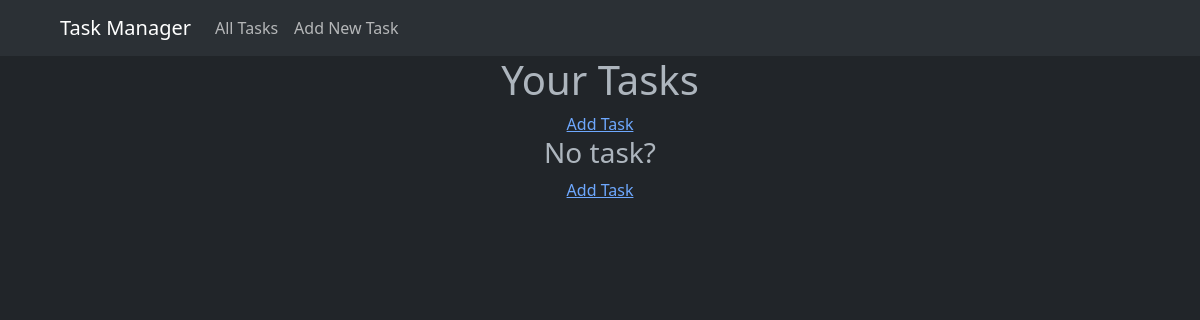
/task-manager/, run on an earlier commit of the app's database.
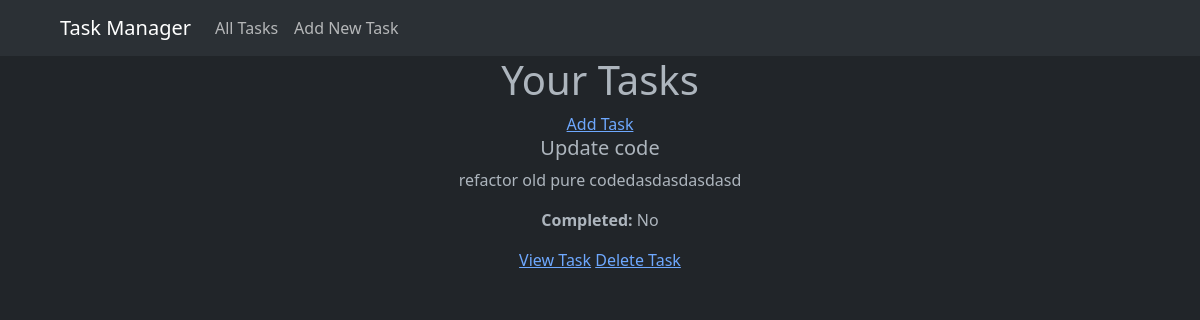
And on a later commit of the database.
### taskmanager/models.py (models this page shows)
class Task(models.Model):
    title = models.CharField(max_length=200)
    description = models.TextField()
    completed = models.BooleanField(default=False)
    created_at = models.DateTimeField(auto_now_add=True)

### taskmanager/views.py (the view)
# urls.py: path('', TaskListView.as_view(), name='task_list'),
class TaskListView(ListView):
    model = Task
    template_name = 'taskmanager/task_list.html'
    context_object_name = 'tasks'

### taskmanager/templates/taskmanager/task_list.html
{% extends 'base.html' %}
{% block content %}
    <center>
    <h1>Your Tasks</h1>
        <a href="{% url 'task_create' %}">Add Task</a>
        {% for task in tasks %}
            <div>
                <h5>{{ task.title }}</h5>
                <p>{{ task.description }}</p>
            <p>
                <strong>Completed:</strong>
                {% if task.completed %} Yes {% else %} No {% endif %}
            </p>
                <a href="{% url 'task_detail' task.pk %}">View Task</a>
                <a href="{% url 'task_delete' task.pk %}">Delete Task</a>
            </div>
            {% empty %}
            <h3>No task?</h3>
            <a href="{% url 'task_create' %}">Add Task</a>
        {% endfor %}
    </center>
{% endblock %}

### templates/base.html (shortened to what this page needs)
<!DOCTYPE html>
<html lang="en">
<head>
    <link href="https://cdn.jsdelivr.net/npm/bootstrap@5.3.0/dist/css/bootstrap.min.css" rel="stylesheet">
</head>
<body data-bs-theme="dark">
    <nav class="navbar navbar-expand-lg bg-body-tertiary">
        <div class="container-fluid mx-5">
          <a class="navbar-brand" href="{% url 'task_list' %}">Task Manager</a>
          <div class="collapse navbar-collapse" id="navbarNav">
            <ul class="navbar-nav">
                <li class="nav-item active">
                    <a class="nav-link" href="{% url 'task_list' %}">All Tasks</a>
                </li>
                <li class="nav-item">
                    <a class="nav-link" href="{% url 'task_create' %}">Add New Task</a>
                </li>
            </ul>
          </div>
        </div>
      </nav>
    <div class="container">
        {% block content %}
        {% endblock %}
       </div>
</body>
</html>

What changed in the data, as far as the page shows it:
added Task: title "Update code", description "refactor old pure codedasdasdasdasd", completed "No"
Also different on the page:
text no longer shown: "No task? Add Task"
